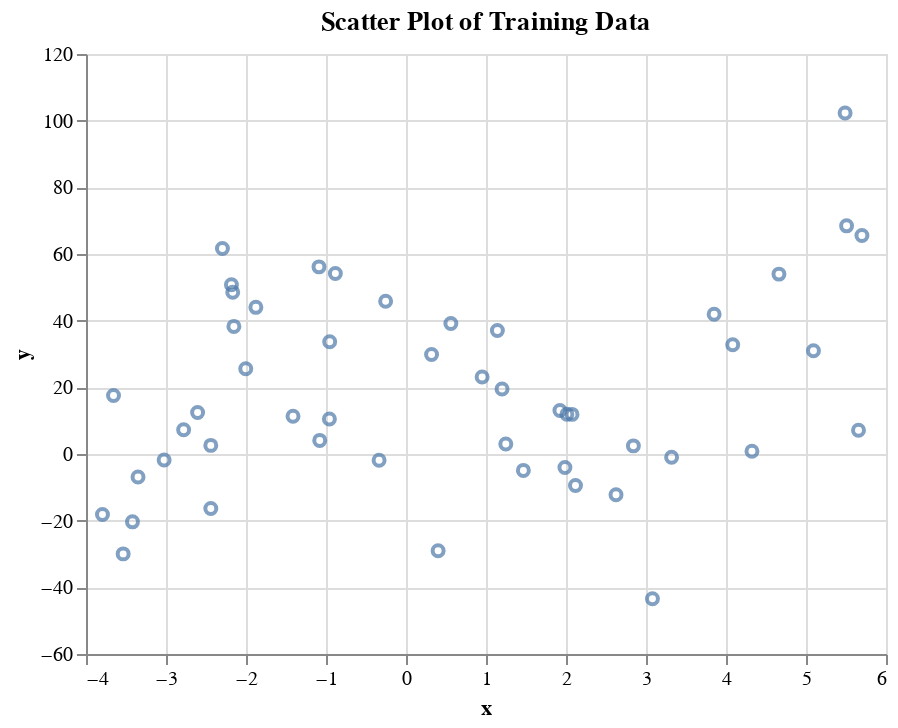

Notebook code for this chart:
### Markdown cell above
**(a)** Scatter Plot of Training Data

### Code cell
# Load Data
train = pd.read_csv('data/A2_Q7_train.csv', index_col=0)
test = pd.read_csv('data/A2_Q7_test.csv', index_col=0)

# Generate Scatter Plot of Training Data
scatter = alt.Chart(
    train, 
    title='Scatter Plot of Training Data').mark_point().encode(
        x='x', y='y')

# Show Scatter Plot
scatter

### Figure 1 — Vega-Lite specification as saved in the notebook (floating-point values rounded to 4 significant figures)
{"config": {"view": {"continuousWidth": 400, "continuousHeight": 300}}, "data": {"name": "data-64089ef3659b166a44a2135408b54e00"}, "mark": "point", "encoding": {"x": {"field": "x", "type": "quantitative"}, "y": {"field": "y", "type": "quantitative"}}, "title": "Scatter Plot of Training Data", "$schema": "https://vega.github.io/schema/vega-lite/v4.17.0.json", "datasets": {"data-64089ef3659b166a44a2135408b54e00": [{"x": -0.2546, "y": 45.84}, {"x": 5.507, "y": 68.45}, {"x": 3.32, "y": -0.951}, {"x": 1.987, "y": -4.025}, {"x": -2.44, "y": -16.37}, {"x": -2.44, "y": 2.587}, {"x": -3.419, "y": -20.35}, {"x": 4.662, "y": 53.96}, {"x": 2.011, "y": 11.91}, {"x": 3.081, "y": -43.42}, {"x": -3.794, "y": -18.13}, {"x": 5.699, "y": 65.54}, {"x": 4.324, "y": 0.8207}, {"x": -1.877, "y": 44.0}, {"x": -2.182, "y": 50.78}, {"x": -2.166, "y": 48.52}, {"x": -0.9576, "y": 10.52}, {"x": 1.248, "y": 3.0}, {"x": 0.3195, "y": 29.87}, {"x": -1.088, "y": 56.14}, {"x": 2.119, "y": -9.428}, {"x": -2.605, "y": 12.44}, {"x": -1.079, "y": 4.081}, {"x": -0.3364, "y": -1.851}, {"x": 0.5607, "y": 39.13}, {"x": 3.852, "y": 41.93}, {"x": -2.003, "y": 25.56}, {"x": 1.142, "y": 37.02}, {"x": 1.924, "y": 13.04}, {"x": -3.535, "y": -29.97}, {"x": 2.075, "y": 11.88}, {"x": -2.295, "y": 61.68}, {"x": -3.349, "y": -6.905}, {"x": 5.489, "y": 102.3}, {"x": 5.656, "y": 7.126}, {"x": 4.084, "y": 32.79}, {"x": -0.9539, "y": 33.66}, {"x": -3.023, "y": -1.812}, {"x": 2.842, "y": 2.444}, {"x": 0.4015, "y": -29.03}, {"x": -2.78, "y": 7.285}, {"x": 0.9518, "y": 23.1}, {"x": -3.656, "y": 17.56}, {"x": 5.093, "y": 30.97}, {"x": -1.412, "y": 11.31}, {"x": 2.625, "y": -12.24}, {"x": -0.8829, "y": 54.15}, {"x": 1.201, "y": 19.48}, {"x": 1.467, "y": -4.923}, {"x": -2.151, "y": 38.28}]}}
